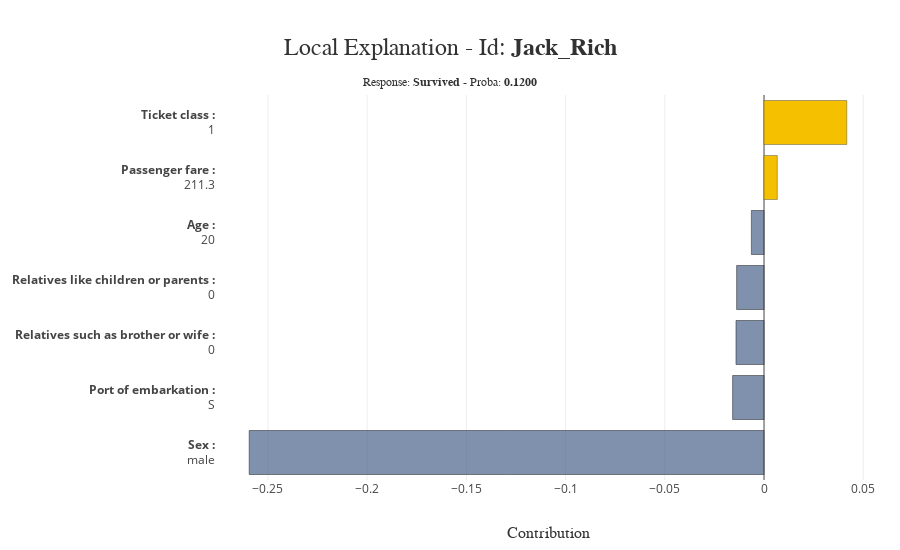

Notebook code for this chart:
### Markdown cell above
## What if Jack would be richer?
Jack would now travel in pclass 1 with an high fare ticket.

### Code cell
idx = 'Jack_Rich'
xpl.plot.local_plot(index=idx)

### Figure 1 — Plotly figure (JSON) as saved in the notebook; plotly's stock layout.template omitted (floating-point values rounded to 4 significant figures)
{"data": [{"customdata": ["<b>Sex :</b><br />male"], "hovertemplate": "%{customdata}<br />Contribution: %{x:.4f}<extra></extra>", "marker": {"color": "rgba(74, 99, 138, 0.7)", "line": {"color": "rgba(27, 28, 28, 1.0)", "width": 0.5}}, "orientation": "h", "showlegend": false, "type": "bar", "x": [-0.2595], "y": ["<b>Sex :</b><br />male"]}, {"customdata": ["<b>Port of embarkation :</b><br />S"], "hovertemplate": "%{customdata}<br />Contribution: %{x:.4f}<extra></extra>", "marker": {"color": "rgba(74, 99, 138, 0.7)", "line": {"color": "rgba(27, 28, 28, 1.0)", "width": 0.5}}, "orientation": "h", "showlegend": false, "type": "bar", "x": [-0.01582], "y": ["<b>Port of embarkation :</b><br />S"]}, {"customdata": ["<b>Relatives such as brother or wife :</b><br />0"], "hovertemplate": "%{customdata}<br />Contribution: %{x:.4f}<extra></extra>", "marker": {"color": "rgba(74, 99, 138, 0.7)", "line": {"color": "rgba(27, 28, 28, 1.0)", "width": 0.5}}, "orientation": "h", "showlegend": false, "type": "bar", "x": [-0.01412], "y": ["<b>Relatives such as brother or wife :</b><br />0"]}, {"customdata": ["<b>Relatives like children or parents :</b><br />0"], "hovertemplate": "%{customdata}<br />Contribution: %{x:.4f}<extra></extra>", "marker": {"color": "rgba(74, 99, 138, 0.7)", "line": {"color": "rgba(27, 28, 28, 1.0)", "width": 0.5}}, "orientation": "h", "showlegend": false, "type": "bar", "x": [-0.0138], "y": ["<b>Relatives like children or parents :</b><br />0"]}, {"customdata": ["<b>Age :</b><br />20"], "hovertemplate": "%{customdata}<br />Contribution: %{x:.4f}<extra></extra>", "marker": {"color": "rgba(74, 99, 138, 0.7)", "line": {"color": "rgba(27, 28, 28, 1.0)", "width": 0.5}}, "orientation": "h", "showlegend": false, "type": "bar", "x": [-0.006364], "y": ["<b>Age :</b><br />20"]}, {"customdata": ["<b>Passenger fare :</b><br />211.3"], "hovertemplate": "%{customdata}<br />Contribution: %{x:.4f}<extra></extra>", "marker": {"color": "rgba(244, 192, 0, 1.0)", "line": {"color": "rgba(52, 55, 54, 0.8)", "width": 0.5}}, "orientation": "h", "showlegend": false, "type": "bar", "x": [0.006695], "y": ["<b>Passenger fare :</b><br />211.3"]}, {"customdata": ["<b>Ticket class :</b><br />1"], "hovertemplate": "%{customdata}<br />Contribution: %{x:.4f}<extra></extra>", "marker": {"color": "rgba(244, 192, 0, 1.0)", "line": {"color": "rgba(52, 55, 54, 0.8)", "width": 0.5}}, "orientation": "h", "showlegend": false, "type": "bar", "x": [0.04172], "y": ["<b>Ticket class :</b><br />1"]}], "layout": {"barmode": "group", "height": 550, "hovermode": "closest", "margin": {"b": 70, "l": 150, "r": 20, "t": 95}, "title": {"font": {"color": "rgb(50, 50, 50)", "family": "Arial", "size": 24}, "text": "Local Explanation - Id: <b>Jack_Rich</b><span style='font-size: 12px;'><br />Response: <b>Survived</b> - Proba: <b>0.1200</b></span>", "x": 0.5, "xanchor": "center", "y": 0.9, "yanchor": "middle"}, "width": 900, "xaxis": {"automargin": true, "title": {"font": {"color": "rgb(50, 50, 50)", "family": "Arial Black", "size": 16}, "text": "Contribution"}}, "yaxis": {"automargin": true, "title": {"font": {"color": "rgb(50, 50, 50)", "family": "Arial Black", "size": 16}}, "type": "category"}}}
